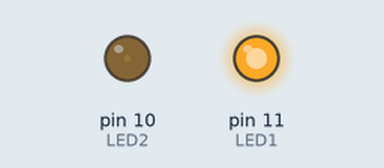
Recording of a sketch running on a simulated Arduino Uno, built with avr-gcc and run on an emulated ATmega328P. Parts: output pins drawn as LEDs (lit = HIGH).

Above: at 0.05 s.
At 0.6 s:
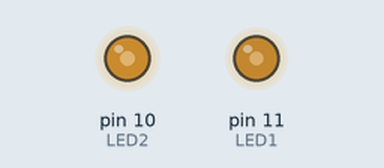
At 0.9 s:
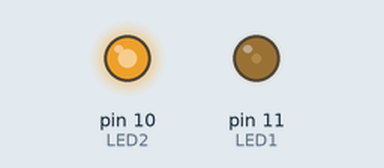
At 1.8 s:
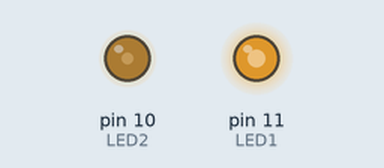
Timing chart, 0 to 4.7 s (numbered marks = the images above):
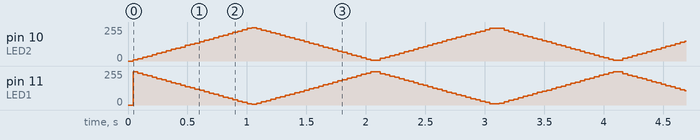

The sketch:

bonus.ino
```cpp
#define LED1 11
#define LED2 10

void setup() {
  pinMode(LED1,OUTPUT);
  pinMode(LED2,OUTPUT);
}

void loop() {
  for (int i = 0; i < 1000; i++) {
    digitalWrite(LED1,HIGH);
    digitalWrite(LED2,LOW);
    delayMicroseconds(1000-i);
    digitalWrite(LED1,LOW);
    digitalWrite(LED2,HIGH);
    delayMicroseconds(i);
  }
  for (int i = 1000; i > 0; i--) {
    digitalWrite(LED1,HIGH);
    digitalWrite(LED2,LOW);
    delayMicroseconds(1000-i);
    digitalWrite(LED1,LOW);
    digitalWrite(LED2,HIGH);
    delayMicroseconds(i);
  }
}
```
